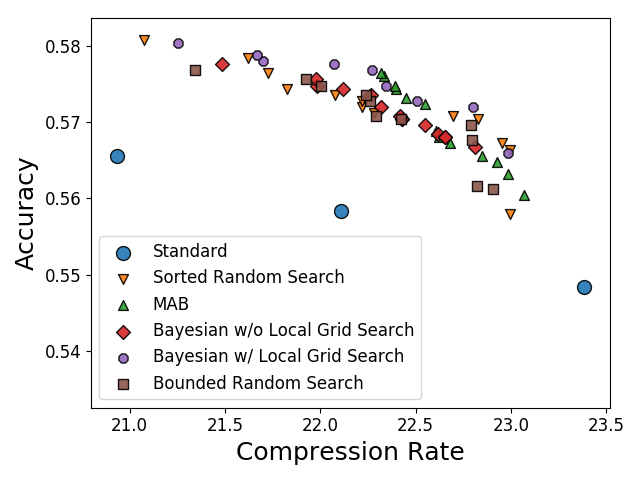

Write Python code to recreate this figure.
import pandas as pd
import matplotlib.pyplot as plt
import numpy as np
import sys
import glob
import copy
import os
os.chdir('../jpeg_eval/')
sys.path.insert(0,'../jpeg_eval/')
from utils import identify_pareto

def identify_pareto(scores):
    # Count number of items
    population_size = scores.shape[0]
    # Create a NumPy index for scores on the pareto front (zero indexed)
    population_ids = np.arange(population_size)
    # Create a starting list of items on the Pareto front
    # All items start off as being labelled as on the Parteo front
    pareto_front = np.ones(population_size, dtype=bool)
    # Loop through each item. This will then be compared with all other items
    for i in range(population_size):
        # Loop through all other items
        for j in range(population_size):
            # Check if our 'i' pint is dominated by out 'j' point
            if all(scores[j] >= scores[i]) and any(scores[j] > scores[i]):
                # j dominates i. Label 'i' point as not on Pareto front
                pareto_front[i] = 0
                # Stop further comparisons with 'i' (no more comparisons needed)
                break
    # Return ids of scenarios on pareto front
    return population_ids[pareto_front]

def get_data(group, **param):
    index = param['index']
    if group == 'ga_selection':
        ga_list = glob.glob('csv/ga_selection_*_*.csv')
        rate=[]
        acc1=[]
        for name in ga_list:
            df = pd.read_csv(name)
            rate.append(np.array(df['rate'])[-1])
            acc1.append(np.array(df['acc1'])[-1])
        return (rate[index],acc1[index])
#df  = pd.read_csv("ratio.csv")
#pl = df.plot(kind='scatter',x='Comp Rate',y='Acc', s=30, color ='Blue', label='random jpeg')
#term = 'rate'#rate
    if 'MAB' in group:
        df = pd.read_csv("csv/mab_bounded.csv")
        return (df['rate'][index], df['acc1'][index])
    if 'sorted' in group:
        df = pd.read_csv("csv/sorted.csv")
        return (df['rate'][index], df['acc1'][index])
    if 'bound' in group:
        df = pd.read_csv('csv/'+group+'.csv')
        return (df['rate'][index], df['acc1'][index])
    if 'bayesian' in group:
        df = pd.read_csv('csv/'+group+'.csv')
        return (df['rate'][index], df['acc1'][index])
    if 'standard' in group:
        df = pd.read_csv('csv/'+group+'.csv')
        term = df['i'].astype(str).str.isnumeric()
        if param['start'] != None:
            term = df['i'].str.startswith(param['startwith']) 
        return (df['rate'][term][index], df['acc1'][term][index])
    if 'psnr' in group:
        df = pd.read_csv('csv/sorted_psnr.csv')
        return (df['rate'][index], df['psnr_mean'][index])

rates = np.array(pd.read_csv('csv/sorted.csv')['rate'])
sorted_index = np.logical_and(rates > 21,rates < 23)
sorted_index2 = copy.deepcopy(sorted_index)
sorted_index2[1000:] = False
#scores = np.array((df['rate'],df['acc1']))
#scores = np.swapaxes(scores,0,1)
#pareto = identify_pareto(scores)
groups = {  
            'standard_part1':{'index':slice(8,11),'start':None, 'name':'Standard'}, 
            'sorted': { 'index': sorted_index , 'name': 'Sorted Random Search'},
            #'sorted1000': { 'index': sorted_index2 },
            'MAB': { 'index': slice(None), 'name':'MAB' },
            'bayesian3': { 'index': slice(None), 'name': 'Bayesian w/o Local Grid Search' },
            'bayesian5': { 'index': slice(None), 'name': 'Bayesian w/ Local Grid Search'},
            'bound': { 'index': slice(None), 'name': 'Bounded Random Search'},
         }

# Create plot
fig = plt.figure()
ax = fig.add_subplot(111)#axisbg="1.0")
# np.polyfit(g2[0],g2[1], 2)
#x = np.linspace(min(df['rate']), max(df['rate']), 1000)
#y = [ np.sum(np.array([a**2,a,1])*coef) for a in x]
#ax.plot(x,y)
xmax = 0
xmin = 0
markers = [(i,j,0) for i in range(2,10) for j in range(1, 3)]
markers = ['o','v','^','D','8','s']
for i, k in enumerate(groups.keys()):
    x, y = get_data(k, **groups[k])
    x = np.array(x)
    y = np.array(y)
    print(len(x))
    scores = np.array((x,y))
    scores = np.swapaxes(scores,0,1)
    pareto = identify_pareto(scores)
    print(pareto)
    size = 100 if 'standard' in k else 50
    a = 1 if k == 'standard' else 0.9
    #a = 1 if group=='standard' or 'pareto' else 0.3
    ax.scatter(x[pareto], y[pareto], s=size, alpha=a, edgecolors='k',marker = markers[i], label=groups[k]['name'].replace('_part1', ''))


#plt.title('CR pareto vs Acc')
plt.legend(loc=3, fontsize=12)
plt.tick_params(axis="x", labelsize=12)
plt.tick_params(axis="y", labelsize=12)
plt.xlabel('Compression Rate', fontsize=18) 
plt.ylabel('Accuracy',fontsize=18)
plt.tight_layout()
os.chdir('../plots/')
plt.savefig(os.path.basename(__file__).replace('.py','.png'))
plt.show()

#df = pd.read_csv("libjpeg_random.csv")
#pl = df.plot.scatter(x='Comp Rate', y='Acc', s=30, color='Blue', label='random jpeg',ax=pl);
#df = pd.read_csv("libjpeg_perturbed.csv")
#pl = df.plot.scatter(x='Comp Rate', y='Acc', s=30, color='Yellow', label='perturbed jpeg',ax=pl);


#print(df[1:])

#ax.scatter(x=df['rate'][1:], y=df['acc1'][1:], s=45, color='Green', label='standard jpeg')


#fig = pl.get_figure()
#fig.save
